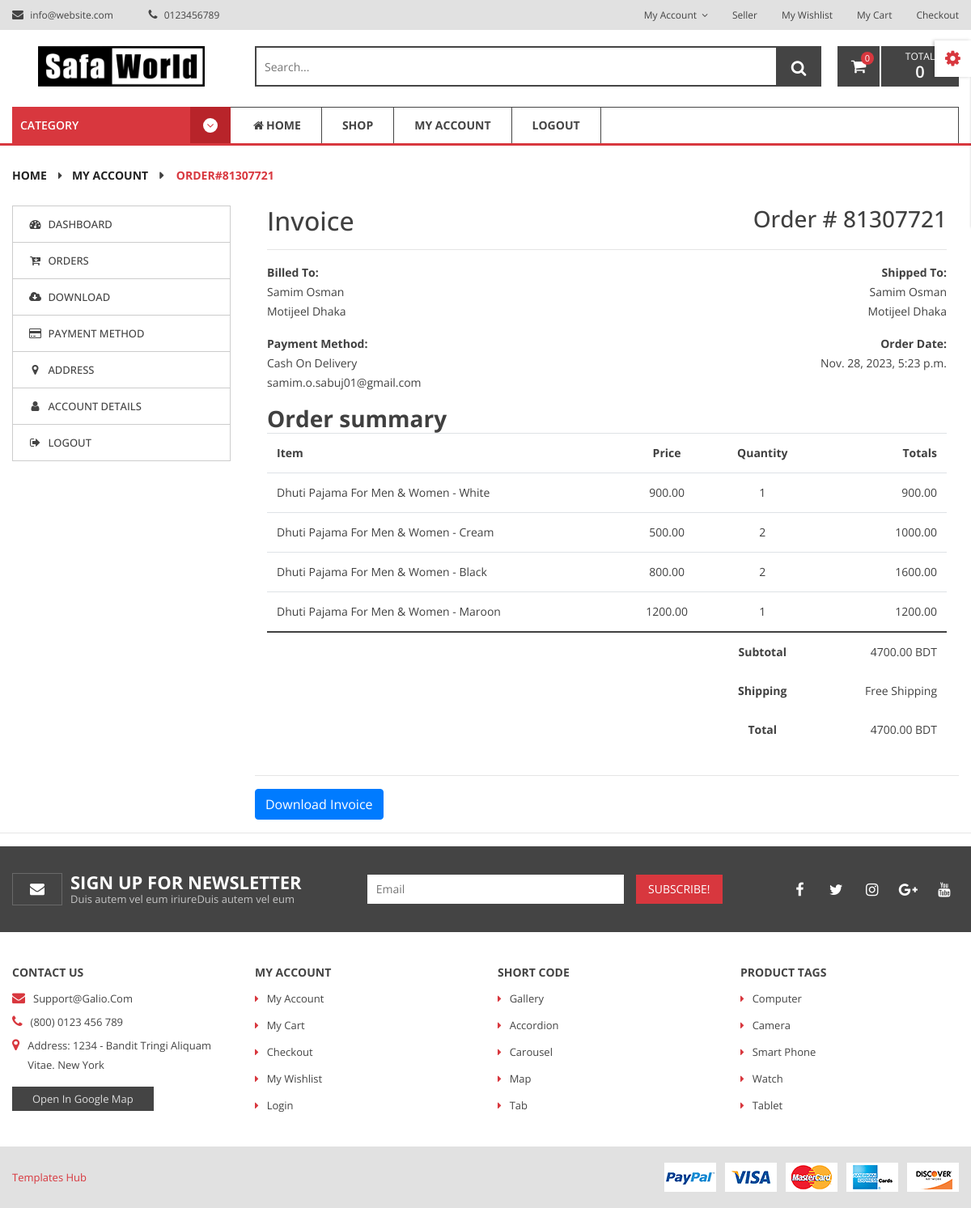
The page /account/view-order/81307721/ (signed in) on the database its author committed.
### order/models.py (models this page shows, shortened)
class Order(models.Model):
    STATUS = (
        ('Pending', 'Pending'),
        ('Recieved', 'Recieved'),
        ('Processing', 'Processing'),
        ('On The Way', 'On The Way'),
        ('Delivered', 'Delivered'),
    )
    order_id = models.IntegerField(default=random.randint(11111111, 99999999), unique=True, db_index=True, editable=False)
    customer = models.ForeignKey(Customer, on_delete=models.DO_NOTHING)
    seller = models.ForeignKey(Seller, on_delete=models.DO_NOTHING)
    order_item = models.ManyToManyField(OrderItem)
    first_name = models.CharField(max_length=40)
    last_name = models.CharField(max_length=40)
    phone_number = models.TextField()
    email = models.EmailField(max_length=60)
    address = models.TextField()
    total_amount = models.DecimalField(decimal_places=2, max_digits=10)
    paid = models.BooleanField(default=False)
    transaction_id = models.CharField(max_length=50, blank=True, null=True)
    status = models.CharField(choices=STATUS, max_length=20)
    order_note = models.TextField(blank=True, null=True)
    order_date = models.DateTimeField(auto_now_add=True)
    payment_method = models.CharField(max_length=20, blank=True, null=True)
    class Meta:
        ordering = ['-order_date']

class OrderItem(models.Model):
    product = models.ForeignKey(Product, on_delete=models.CASCADE)
    price = models.DecimalField(decimal_places=2, max_digits=10)
    quantity = models.PositiveIntegerField()
    total_price = models.DecimalField(decimal_places=2, max_digits=10)
    created_date = models.DateTimeField(auto_now_add=True)

### product/models.py (models this page shows, shortened)
class Product(models.Model):
    seller = models.ForeignKey(Seller, on_delete=models.CASCADE)
    category = models.ForeignKey(Category, on_delete=models.DO_NOTHING, related_name='product')
    sub_category = models.ForeignKey(Sub_Category, on_delete=models.DO_NOTHING)
    product_title = models.CharField(max_length=300)
    product_slug = models.SlugField(max_length=300, unique=True)
    current_price = models.DecimalField(max_digits=8, decimal_places=2)
    discount_price = models.DecimalField(max_digits=8, decimal_places=2)
    product_image01 = models.ImageField(upload_to='seller/product/image/')
    product_image02 = models.ImageField(upload_to='seller/product/image/', blank=True)
    short_descriptino = models.CharField(max_length=3000)
    product_details = models.TextField()
    quantity = models.PositiveIntegerField()
    featured = models.BooleanField(default=False)
    is_stock = models.BooleanField(default=True)
    created_date = models.DateTimeField(auto_now_add=True)
    updated_date = models.DateTimeField(auto_now=True)
    class Meta:
        ordering = ['-created_date']

### account/views.py (the view)
# urls.py: path('view-order/<int:order_id>/', view_order, name='view_order'),
@login_required(login_url='login')
def view_order(request, order_id):
    if request.user.is_customer == False:
        return redirect('login')
    order = Order.objects.get(order_id=order_id)
    orderitems = order.order_item.all()
    context = {'order': order, 'orderitems': orderitems}
    return render(request, 'account/my_account/view_order.html', context)

### templates/account/my_account/view_order.html (shortened to what this page needs)
{% extends 'base/base.html' %}
{% load static %}
{% block body_content %}
<div class="breadcrumb-area">
    <div class="container">
        <div class="row">
            <div class="col-12">
                <div class="breadcrumb-wrap">
                    <nav aria-label="breadcrumb">
                        <ul class="breadcrumb">
                            <li class="breadcrumb-item"><a href="{% url 'home' %}">Home</a></li>
                            <li class="breadcrumb-item"><a href="{% url 'my_account' %}">My Account</a></li>
                            <li class="breadcrumb-item active" aria-current="page">
                                Order#{{order.order_id}}
                            </li>
                        </ul>
                    </nav>
                </div>
            </div>
        </div>
    </div>
</div>
<div class="my-account-wrapper">
    <div class="container">
        <div class="row">
            <div class="col-lg-12">
                <div class="myaccount-page-wrapper">
                    <div class="row">
                        <div class="col-lg-3 col-md-4">
                            <div class="myaccount-tab-menu nav" role="tablist">
                                <a href="{% url 'my_account' %}"><i class="fa fa-dashboard"></i>
                                    Dashboard</a>
                                <a href="{% url 'my_account' %}"><i class="fa fa-cart-arrow-down"></i> Orders</a>
                                <a href="{% url 'my_account' %}"><i class="fa fa-cloud-download"></i> Download</a>
                                <a href="{% url 'my_account' %}"><i class="fa fa-credit-card"></i> Payment
                                    Method</a>
                                <a href="{% url 'my_account' %}"><i class="fa fa-map-marker"></i> address</a>
                                <a href="{% url 'my_account' %}"><i class="fa fa-user"></i> Account Details</a>
                                <a href="{% url 'logout' %}"><i class="fa fa-sign-out"></i> Logout</a>
                            </div>
                        </div>
                        <div class="col-lg-9 col-md-8">
                            <div class="container">
                                <div class="row">
                                    <div class="col-md-12">
                                        <div class="invoice-title">
                                            <h2>Invoice</h2>
                                            <h3 class="pull-right">Order # {{order.order_id}}</h3>
                                        </div>
                                        <hr>
                                        <div class="row">
                                            <div class="col-6">
                                                <address>
                                                    <strong>Billed To:</strong><br>
                                                    {{order.first_name}} {{order.last_name}}<br>
                                                    {{order.address}}
                                                </address>
                                            </div>
                                            <div class="col-6 text-right">
                                                <address>
                                                    <strong>Shipped To:</strong><br>
                                                    {{order.first_name}} {{order.last_name}}<br>
                                                    {{order.address}}
                                                </address>
                                            </div>
                                        </div>
                                        <div class="row">
                                            <div class="col-6">
                                                <address>
                                                    <strong>Payment Method:</strong><br>
                                                    {% if order.paid == False %}
                                                    Cash On Delivery<br>
                                                    {% else %}
                                                    Online Payment<br>
                                                    {% endif %}
                                                    {{order.email}}
                                                </address>
                                            </div>
                                            <div class="col-6 text-right">
                                                <address>
                                                    <strong>Order Date:</strong><br>
                                                    {{order.order_date}}<br><br>
                                                </address>
                                            </div>
                                        </div>
                                    </div>
                                </div>
                                <div class="row">
                                    <div class="col-md-12">
                                        <div class="panel panel-default">
                                            <div class="panel-heading">
                                                <h3 class="panel-title"><strong>Order summary</strong></h3>
                                            </div>
                                            <div class="panel-body">
                                                <div class="table-responsive">
                                                    <table class="table table-condensed">
                                                        <thead>
                                                            <tr>
                                                                <td><strong>Item</strong></td>
                                                                <td class="text-center"><strong>Price</strong></td>
                                                                <td class="text-center"><strong>Quantity</strong></td>
                                                                <td class="text-right"><strong>Totals</strong></td>
                                                            </tr>
                                                        </thead>
                                                        <tbody>
                                                            {% for orderitems in orderitems %}
                                                            <tr>
                                                                <td>{{orderitems.product.product_title}}</td>
                                                                <td class="text-center">
                                                                    {{orderitems.product.discount_price}}</td>
                                                                <td class="text-center">{{orderitems.quantity}}</td>
                                                                <td class="text-right">{{orderitems.total_price}}</td>
                                                            </tr>
                                                            {% endfor %}
                                                            <tr>
                                                                <td class="thick-line"></td>
                                                                <td class="thick-line"></td>
                                                                <td class="thick-line text-center">
                                                                    <strong>Subtotal</strong>
                                                                </td>
                                                                <td class="thick-line text-right">{{order.total_amount}}
                                                                    BDT</td>
                                                            </tr>
                                                            <tr>
                                                                <td class="no-line"></td>
                                                                <td class="no-line"></td>
                                                                <td class="no-line text-center">
                                                                    <strong>Shipping</strong>
                                                                </td>
                                                                <td class="no-line text-right">Free Shipping</td>
                                                            </tr>
                                                            <tr>
                                                                <td class="no-line"></td>
                                                                <td class="no-line"></td>
                                                                <td class="no-line text-center"><strong>Total</strong>
                                                                </td>
                                                                <td class="no-line text-right">{{order.total_amount}}
                                                                    BDT</td>
                                                            </tr>
                                                        </tbody>
                                                    </table>
                                                </div>
                                            </div>
                                        </div>
                                    </div>
                                </div>
                            </div>
                            <hr>
                            <a class="btn btn-primary" href="{% url 'download_invoice' order.order_id %}" target="_blank">Download Invoice</a>
                        </div>
                    </div>
                </div>
            </div>
        </div>
    </div>
</div>
<hr>
{% endblock body_content %}

### rows shown on the page
Order: order_id "81307721", first_name "Samim", last_name "Osman", address "Motijeel Dhaka", email "samim.o.sabuj01@gmail.com", order_date "Nov. 28, 2023, 5:23 p.m.", total_amount "4700.00"
OrderItem: product.product_title "Dhuti Pajama For Men & Women - White", product.discount_price "900.00", quantity "1", total_price "900.00"
OrderItem: product.product_title "Dhuti Pajama For Men & Women - Cream", product.discount_price "500.00", quantity "2", total_price "1000.00"
OrderItem: product.product_title "Dhuti Pajama For Men & Women - Black", product.discount_price "800.00", quantity "2", total_price "1600.00"
OrderItem: product.product_title "Dhuti Pajama For Men & Women - Maroon", product.discount_price "1200.00", quantity "1", total_price "1200.00"

### other values the page prints
{{ quickcart.count }} "0"
{{ cart_total }} "0"
